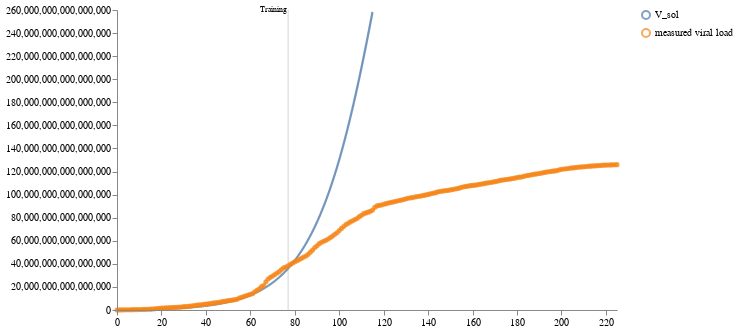

The notebook cell this image was saved under:
### Code cell
schema = plots.trajectories(pd.DataFrame(calibrated_samples["data"]), keep="V_sol",
                            markers={"Training": 77},
                            points=data_whole.reset_index(drop=True).rename(columns={"V":"measured viral load"}))
schema = plots.pad(schema, 5)
plots.ipy_display(schema)

### Figure 1 — Vega specification as saved in the notebook (floating-point values rounded to 4 significant figures; data arrays with more than 128 entries replaced by an {"elided": "..."} marker saying what was removed)
{"$schema": "https://vega.github.io/schema/vega/v5.json", "axes": [{"name": "x_axis", "orient": "bottom", "scale": "xscale", "zindex": 100}, {"name": "y_axis", "orient": "left", "scale": "yscale", "zindex": 100}], "data": [{"name": "distributions", "values": {"elided": "1150 records"}}, {"name": "traces", "transform": [{"expr": "isValid(datum.value)", "type": "filter"}], "values": []}, {"name": "points", "values": {"elided": "226 records"}}, {"name": "markers", "values": [{"label": "Training", "timepoint": 77}]}, {"name": "selected", "on": [{"remove": true, "trigger": "clear"}, {"remove": true, "trigger": "!shift"}, {"insert": "clicked", "trigger": "!shift && clicked"}, {"toggle": "clicked", "trigger": "shift && clicked"}]}], "height": 300, "legends": [{"encode": {"labels": {"interactive": true, "name": "legendLabel", "update": {"opacity": [{"test": "!length(data('selected')) || indata('selected', 'value', datum.value)", "value": 1}, {"value": 0.25}]}}, "symbols": {"interactive": true, "name": "legendSymbol", "update": {"fill": {"value": "transparent"}, "opacity": [{"test": "!length(data('selected')) || indata('selected', 'value', datum.value)", "value": 0.7}, {"value": 0.15}], "size": {"value": 64}, "strokeWidth": {"value": 2}}}}, "name": "color_legend", "stroke": "color"}], "marks": [{"from": {"facet": {"data": "points", "groupby": "trajectory", "name": "points_split"}}, "marks": [{"encode": {"hover": {"fillOpacity": {"value": 0.9}}, "update": {"fill": {"field": "trajectory", "scale": "color"}, "fillOpacity": [{"test": "!length(data('selected')) || indata('selected', 'value', datum.trajectory)", "value": 0.5}, {"value": 0.15}], "size": {"value": 10}, "stroke": {"field": "trajectory", "scale": "color"}, "strokeOpacity": [{"test": "!length(data('selected')) || indata('selected', 'value', datum.trajectory)", "value": 0.75}, {"value": 0.15}], "strokeWidth": {"value": 2}, "tooltip": {"field": "value"}, "x": {"field": "timepoint", "scale": "xscale"}, "y": {"field": "value", "scale": "yscale"}}}, "from": {"data": "points_split"}, "name": "_points_symbol", "type": "symbol", "zindex": 3}, {"encode": {"hover": {"fillOpacity": {"value": 0.9}}, "update": {"interpolate": {"value": "linear"}, "stroke": {"field": "trajectory", "scale": "color"}, "strokeOpacity": [{"test": "!length(data('selected')) || indata('selected', 'value', datum.trajectory)", "value": 0.3}, {"value": 0.1}], "strokeWidth": {"value": 2}, "x": {"field": "timepoint", "scale": "xscale"}, "y": {"field": "value", "scale": "yscale"}}}, "from": {"data": "points_split"}, "name": "_points_line", "type": "line", "zindex": 3}], "name": "_points", "type": "group", "zindex": 3}, {"from": {"facet": {"data": "traces", "groupby": "trajectory", "name": "traces_split"}}, "marks": [{"encode": {"hover": {"fillOpacity": {"value": 0.9}}, "update": {"interpolate": {"value": "linear"}, "stroke": {"field": "trajectory", "scale": "color"}, "strokeOpacity": [{"test": "!length(data('selected')) || indata('selected', 'value', datum.trajectory)", "value": 0.75}, {"value": 0.15}], "strokeWidth": {"value": 2}, "x": {"field": "timepoint", "scale": "xscale"}, "y": {"field": "value", "scale": "yscale"}}}, "from": {"data": "traces_split"}, "name": "_traces_lines", "type": "line"}], "name": "_traces", "type": "group", "zindex": 2}, {"from": {"facet": {"data": "distributions", "groupby": "trajectory", "name": "trajectory_split"}}, "marks": [{"encode": {"hover": {"fillOpacity": {"value": 0.9}}, "update": {"fill": {"field": "trajectory", "scale": "color"}, "fillOpacity": [{"test": "!length(data('selected')) || indata('selected', 'value', datum.trajectory)", "value": 0.5}, {"value": 0.15}], "interpolate": {"value": "linear"}, "stroke": {"field": "trajectory", "scale": "color"}, "strokeOpacity": [{"test": "!length(data('selected')) || indata('selected', 'value', datum.trajectory)", "value": 0.75}, {"value": 0.15}], "strokeWidth": {"value": 2}, "x": {"field": "timepoint", "scale": "xscale"}, "y": {"field": "upper", "scale": "yscale"}, "y2": {"field": "lower", "scale": "yscale"}}}, "from": {"data": "trajectory_split"}, "type": "area"}], "name": "_distributions", "type": "group", "zindex": 1}, {"marks": [{"encode": {"enter": {"stroke": {"value": "lightgray"}}, "update": {"opacity": {"value": 1}, "x": {"field": "timepoint", "scale": "xscale"}, "y": {"signal": "height"}, "y2": {"value": 0}}}, "from": {"data": "markers"}, "name": "_marker text", "type": "rule"}, {"encode": {"enter": {"fontSize": {"value": 8}, "text": {"field": "datum.label"}, "y": {"value": 0}}}, "from": {"data": "_marker text"}, "name": "_marker flags", "transform": [{"as": ["x", "_y", "opacity", "align", "baseline"], "lineAnchor": "start", "offset": [1], "size": {"signal": "[width, height]"}, "type": "label"}], "type": "text"}], "name": "_markers", "type": "group"}], "padding": 5, "scales": [{"domain": {"fields": [{"data": "distributions", "field": "timepoint"}, {"data": "traces", "field": "timepoint"}, {"data": "points", "field": "timepoint"}, {"data": "markers", "field": "timepoint"}]}, "name": "xscale", "range": "width", "type": "linear", "zero": false}, {"domain": {"fields": [{"data": "distributions", "field": "lower"}, {"data": "distributions", "field": "upper"}, {"data": "traces", "field": "value"}, {"data": "points", "field": "value"}]}, "name": "yscale", "nice": true, "range": "height", "type": "linear", "zero": true}, {"domain": {"fields": [{"data": "distributions", "field": "trajectory"}, {"data": "traces", "field": "trajectory"}, {"data": "points", "field": "trajectory"}]}, "name": "color", "range": "category", "type": "ordinal"}], "signals": [{"name": "clear", "on": [{"events": "mouseup[!event.item]", "force": true, "update": "true"}], "value": true}, {"name": "shift", "on": [{"events": "@legendSymbol:click, @legendLabel:click", "force": true, "update": "event.shiftKey"}], "value": false}, {"name": "clicked", "on": [{"events": "@legendSymbol:click, @legendLabel:click", "force": true, "update": "{value: datum.value}"}], "value": null}], "width": 500}
